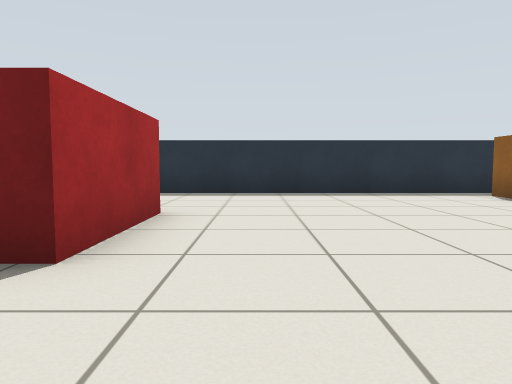
view 1 (above)

16 first-person views from a walk through a world built for the Gazebo simulator. The camera is 0.61 m above the floor, tilts 4° down and sees 70° across. The floor is counted in squares, 1 m on a side. Each view is taken from the middle of a square. On the plan, view 1 faces up. The plan holds only what a view shows up to about 10 squares ahead; the rest is blank. The robots in the file are not drawn.

view 2
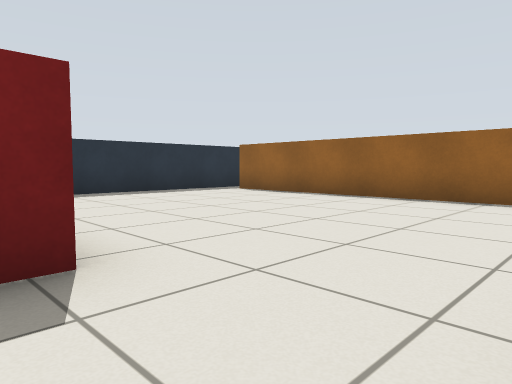

view 3
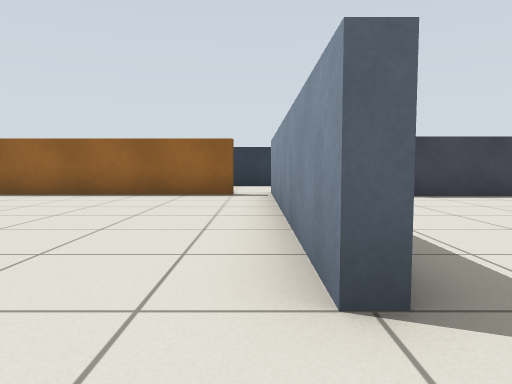

view 4
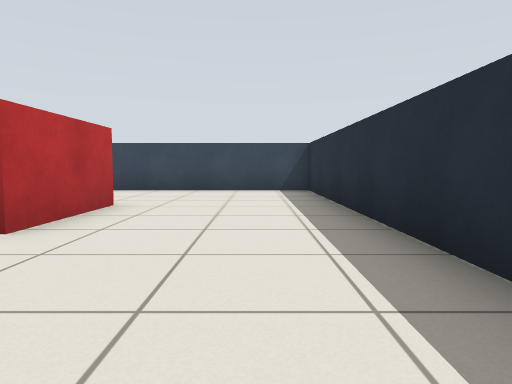

view 5
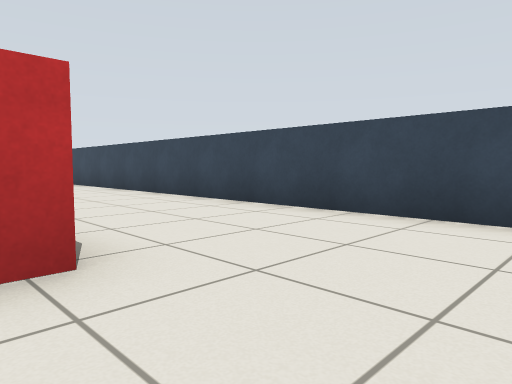

view 6
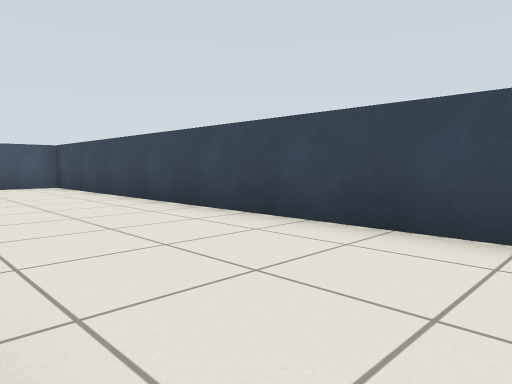

view 7
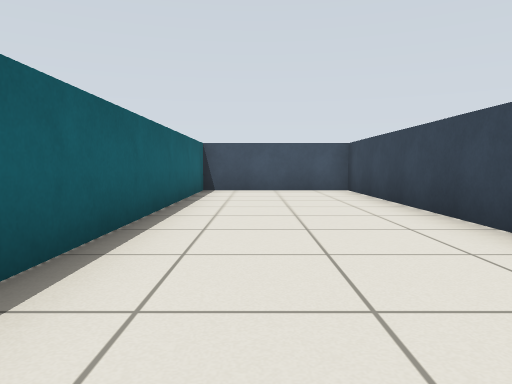

view 8
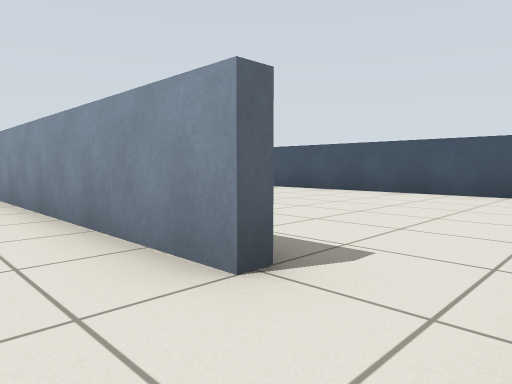

view 9
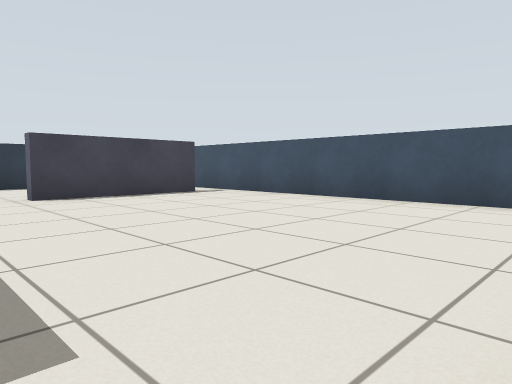

view 10
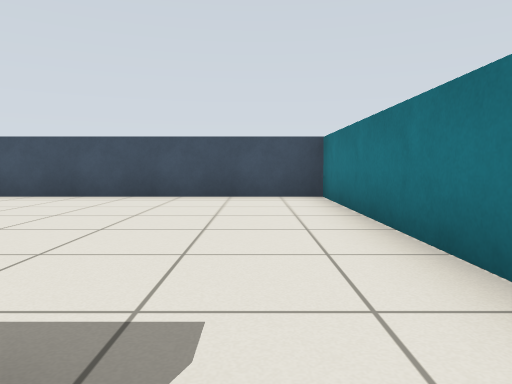

view 11
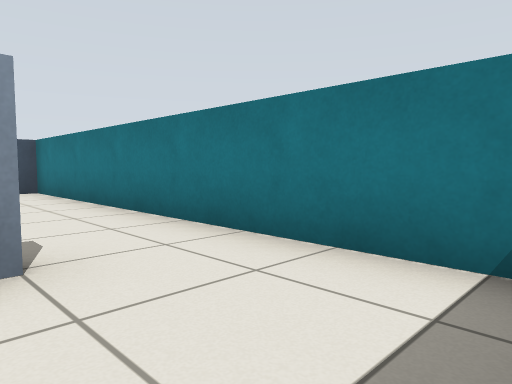

view 12
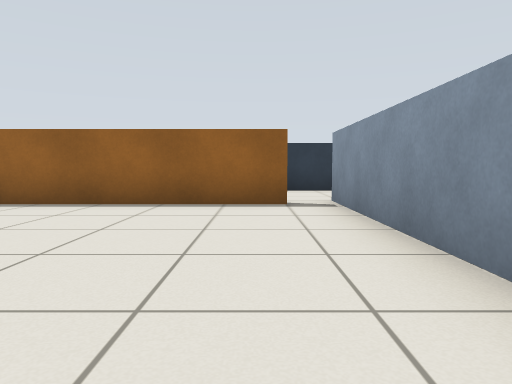

view 13
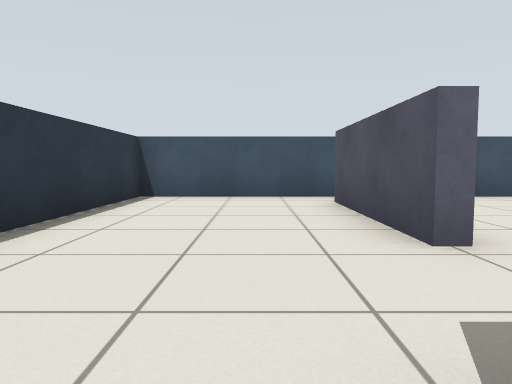

view 14
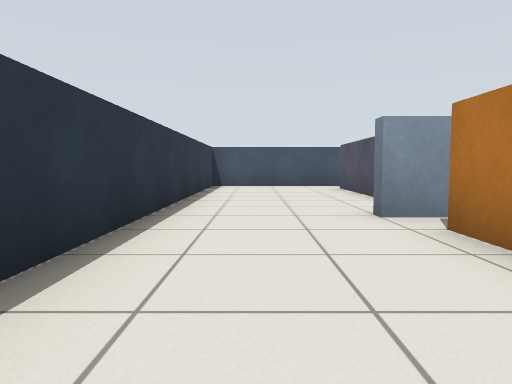

view 15
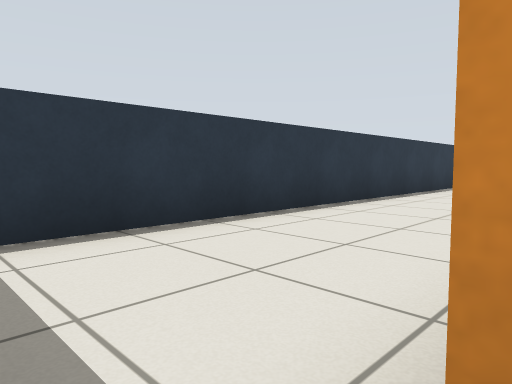

view 16
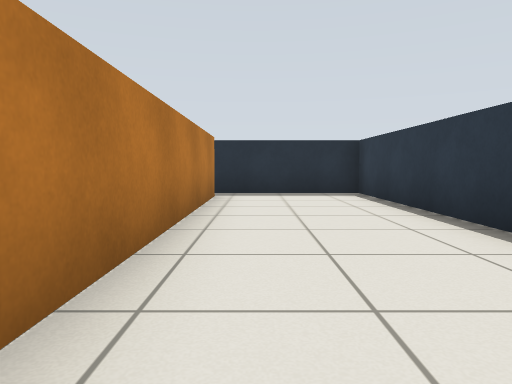

### Floor plan
Ten units are one square. View 1 is at (0, 0); x grows to the right and y downward. Boxes are objects, and circles mark ways between rooms. Rooms are numbered by the first view taken in them; rooms with no view inside come last. Other rooms are left out.
<svg viewBox="-79 -89 167 168">
<path fill="none" stroke="#000" d="M-34 -14 -34 6M-15 4 55 4M49 -4 49 -75M56 -84 -74 -84 -74 74 -37 74 -37 -1M-15 8 -15 4M-34 6 -34 74 46 74M43 62 43 28M55 4 55 8M43 28 46 28 46 62M52 -75 52 -5M46 74 83 74 83 -84 56 -84"/>
<rect x="-35" y="-45" width="30" height="30" fill="#bbb"><title>pillar</title></rect>
<circle cx="-25" cy="10" r="3" fill="#2a7"/>
<circle cx="50" cy="-80" r="3" fill="#2a7"/>
<circle cx="50" cy="0" r="3" fill="#2a7"/>
<circle cx="40" cy="20" r="3" fill="#2a7"/>
<circle cx="40" cy="70" r="3" fill="#2a7"/>
<text x="-20" y="-30">1</text>
<text x="0" y="40">2</text>
<text x="70" y="0">3</text>
</svg>
Room 1 opens to room 2. Room 1 opens to room 3. Room 2 opens to room 3.

Where each view was taken, in squares from view 1:
view 1: 0 up, 0 right, facing up
view 2: 0 up, 2 left, facing up-right
view 3: 0 up, 3 left, facing right
view 4: 7 up, 2 right, facing left
view 5: 7 up, 3 left, facing down-left
view 6: 4 up, 4 left, facing down-left
view 7: 2 up, 5 left, facing down
view 8: 1 up, 3 left, facing down-right
view 9: 1 down, 3 left, facing down-right
view 10: 0 up, 2 left, facing down
view 11: 2 up, 1 left, facing down-left
view 12: 1 up, 1 left, facing right
view 13: 0 up, 6 right, facing down
view 14: 4 up, 7 right, facing down
view 15: 8 up, 5 right, facing down-right
view 16: 0 up, 6 right, facing up
